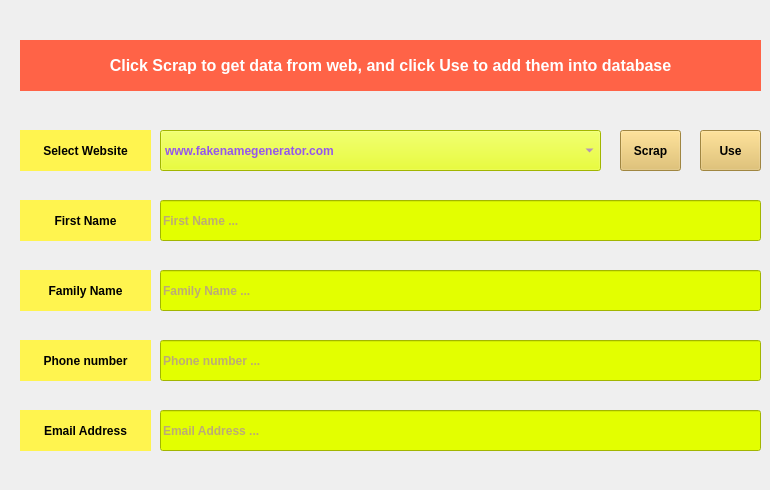
    <widget class="QWidget" name="tab_4">
     <attribute name="title">
      <string>🌎 Web Scraping</string>
     </attribute>
     <widget class="QLabel" name="label_2">
      <property name="geometry">
       <rect>
        <x>20</x>
        <y>130</y>
        <width>131</width>
        <height>41</height>
       </rect>
      </property>
      <property name="font">
       <font>
        <pointsize>9</pointsize>
        <weight>75</weight>
        <bold>true</bold>
       </font>
      </property>
      <property name="styleSheet">
       <string notr="true">background-color:#FFF44F;color:black;border-radius:0.2em</string>
      </property>
      <property name="text">
       <string>Select Website</string>
      </property>
      <property name="alignment">
       <set>Qt::AlignCenter</set>
      </property>
     </widget>
     <widget class="QComboBox" name="comboBoxSite">
      <property name="geometry">
       <rect>
        <x>160</x>
        <y>130</y>
        <width>441</width>
        <height>41</height>
       </rect>
      </property>
      <property name="font">
       <font>
        <pointsize>9</pointsize>
        <weight>75</weight>
        <bold>true</bold>
       </font>
      </property>
      <property name="styleSheet">
       <string notr="true">background-color:#E3FF00;color:#9457EB;border-radius:0.2em</string>
      </property>
      <item>
       <property name="text">
        <string>www.fakenamegenerator.com</string>
       </property>
      </item>
      <item>
       <property name="text">
        <string>www.random-name-generator.com</string>
       </property>
      </item>
     </widget>
     <widget class="QLineEdit" name="lineEditEmail_2">
      <property name="geometry">
       <rect>
        <x>160</x>
        <y>410</y>
        <width>601</width>
        <height>41</height>
       </rect>
      </property>
      <property name="font">
       <font>
        <pointsize>9</pointsize>
        <weight>75</weight>
        <bold>true</bold>
       </font>
      </property>
      <property name="styleSheet">
       <string notr="true">background-color:#E3FF00;color:#9457EB;border-radius:0.2em</string>
      </property>
      <property name="placeholderText">
       <string>Email Address ...</string>
      </property>
     </widget>
     <widget class="QLabel" name="label_7">
      <property name="geometry">
       <rect>
        <x>20</x>
        <y>270</y>
        <width>131</width>
        <height>41</height>
       </rect>
      </property>
      <property name="font">
       <font>
        <pointsize>9</pointsize>
        <weight>75</weight>
        <bold>true</bold>
       </font>
      </property>
      <property name="styleSheet">
       <string notr="true">background-color:#FFF44F;color:black;border-radius:0.2em</string>
      </property>
      <property name="text">
       <string>Family Name</string>
      </property>
      <property name="alignment">
       <set>Qt::AlignCenter</set>
      </property>
     </widget>
     <widget class="QLabel" name="label_8">
      <property name="geometry">
       <rect>
        <x>20</x>
        <y>410</y>
        <width>131</width>
        <height>41</height>
       </rect>
      </property>
      <property name="font">
       <font>
        <pointsize>9</pointsize>
        <weight>75</weight>
        <bold>true</bold>
       </font>
      </property>
      <property name="styleSheet">
       <string notr="true">background-color:#FFF44F;color:black;border-radius:0.2em</string>
      </property>
      <property name="text">
       <string>Email Address</string>
      </property>
      <property name="alignment">
       <set>Qt::AlignCenter</set>
      </property>
     </widget>
     <widget class="QLabel" name="label_9">
      <property name="geometry">
       <rect>
        <x>20</x>
        <y>200</y>
        <width>131</width>
        <height>41</height>
       </rect>
      </property>
      <property name="font">
       <font>
        <pointsize>9</pointsize>
        <weight>75</weight>
        <bold>true</bold>
       </font>
      </property>
      <property name="styleSheet">
       <string notr="true">background-color:#FFF44F;color:black;border-radius:0.2em</string>
      </property>
      <property name="text">
       <string>First Name</string>
      </property>
      <property name="alignment">
       <set>Qt::AlignCenter</set>
      </property>
     </widget>
     <widget class="QLabel" name="label_10">
      <property name="geometry">
       <rect>
        <x>20</x>
        <y>340</y>
        <width>131</width>
        <height>41</height>
       </rect>
      </property>
      <property name="font">
       <font>
        <pointsize>9</pointsize>
        <weight>75</weight>
        <bold>true</bold>
       </font>
      </property>
      <property name="styleSheet">
       <string notr="true">background-color:#FFF44F;color:black;border-radius:0.2em</string>
      </property>
      <property name="text">
       <string>Phone number</string>
      </property>
      <property name="alignment">
       <set>Qt::AlignCenter</set>
      </property>
     </widget>
     <widget class="QLineEdit" name="lineEditName_2">
      <property name="geometry">
       <rect>
        <x>160</x>
        <y>200</y>
        <width>601</width>
        <height>41</height>
       </rect>
      </property>
      <property name="font">
       <font>
        <pointsize>9</pointsize>
        <weight>75</weight>
        <bold>true</bold>
       </font>
      </property>
      <property name="styleSheet">
       <string notr="true">background-color:#E3FF00;color:#9457EB;border-radius:0.2em</string>
      </property>
      <property name="placeholderText">
       <string>First Name ...</string>
      </property>
     </widget>
     <widget class="QLineEdit" name="lineEditFamily_2">
      <property name="geometry">
       <rect>
        <x>160</x>
        <y>270</y>
        <width>601</width>
        <height>41</height>
       </rect>
      </property>
      <property name="font">
       <font>
        <pointsize>9</pointsize>
        <weight>75</weight>
        <bold>true</bold>
       </font>
      </property>
      <property name="styleSheet">
       <string notr="true">background-color:#E3FF00;color:#9457EB;border-radius:0.2em</string>
      </property>
      <property name="placeholderText">
       <string>Family Name ...</string>
      </property>
     </widget>
     <widget class="QLineEdit" name="lineEditPhone_2">
      <property name="geometry">
       <rect>
        <x>160</x>
        <y>340</y>
        <width>601</width>
        <height>41</height>
       </rect>
      </property>
      <property name="font">
       <font>
        <pointsize>9</pointsize>
        <weight>75</weight>
        <bold>true</bold>
       </font>
      </property>
      <property name="styleSheet">
       <string notr="true">background-color:#E3FF00;color:#9457EB;border-radius:0.2em</string>
      </property>
      <property name="placeholderText">
       <string>Phone number ...</string>
      </property>
     </widget>
     <widget class="QPushButton" name="pushButtonScrap">
      <property name="geometry">
       <rect>
        <x>620</x>
        <y>130</y>
        <width>61</width>
        <height>41</height>
       </rect>
      </property>
      <property name="font">
       <font>
        <pointsize>9</pointsize>
        <weight>75</weight>
        <bold>true</bold>
       </font>
      </property>
      <property name="cursor">
       <cursorShape>PointingHandCursor</cursorShape>
      </property>
      <property name="statusTip">
       <string>Click To Find Contact Online</string>
      </property>
      <property name="styleSheet">
       <string notr="true">background-color:#E0BC5B;border-radius:0.2em</string>
      </property>
      <property name="text">
       <string>Scrap</string>
      </property>
     </widget>
     <widget class="QPushButton" name="pushButtonUse">
      <property name="geometry">
       <rect>
        <x>700</x>
        <y>130</y>
        <width>61</width>
        <height>41</height>
       </rect>
      </property>
      <property name="font">
       <font>
        <pointsize>9</pointsize>
        <weight>75</weight>
        <bold>true</bold>
       </font>
      </property>
      <property name="cursor">
       <cursorShape>PointingHandCursor</cursorShape>
      </property>
      <property name="statusTip">
       <string>Click To Add This Contact To Database</string>
      </property>
      <property name="styleSheet">
       <string notr="true">background-color:#E0BC5B;border-radius:0.2em</string>
      </property>
      <property name="text">
       <string>Use</string>
      </property>
     </widget>
     <widget class="QLabel" name="label_11">
      <property name="geometry">
       <rect>
        <x>20</x>
        <y>40</y>
        <width>741</width>
        <height>51</height>
       </rect>
      </property>
      <property name="font">
       <font>
        <pointsize>12</pointsize>
        <weight>75</weight>
        <bold>true</bold>
       </font>
      </property>
      <property name="styleSheet">
       <string notr="true">background-color:#FF6347;color:white;border-radius:0.2em</string>
      </property>
      <property name="text">
       <string>Click Scrap to get data from web, and click Use to add them into database</string>
      </property>
      <property name="alignment">
       <set>Qt::AlignCenter</set>
      </property>
     </widget>
     <widget class="QLabel" name="error_2">
      <property name="geometry">
       <rect>
        <x>20</x>
        <y>460</y>
        <width>741</width>
        <height>21</height>
       </rect>
      </property>
      <property name="font">
       <font>
        <pointsize>9</pointsize>
        <weight>75</weight>
        <bold>true</bold>
       </font>
      </property>
      <property name="styleSheet">
       <string notr="true">color:red</string>
      </property>
      <property name="text">
       <string/>
      </property>
      <property name="alignment">
       <set>Qt::AlignLeading|Qt::AlignLeft|Qt::AlignVCenter</set>
      </property>
     </widget>
    </widget>
